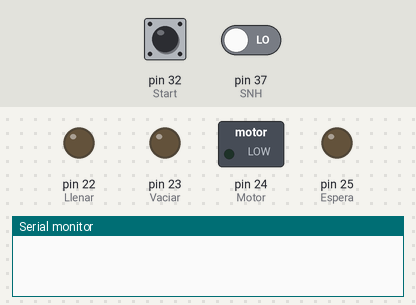
A sketch run on a simulated Arduino Mega 2560, built with avr-gcc and run on an emulated ATmega2560. Shown: switched loads named in the sketch (green lamp = pin HIGH), output pins drawn as LEDs (lit = HIGH), the last lines printed to the serial monitor. The inputs (shaded band) are chosen by the test bench; at power-on: pin 32 (Start) LOW, pin 37 (SNH) LOW.

Above: at 1.2 s.
1.3 s: pin 32 (Start) pulled HIGH for 0.15 s
At 1.8 s:
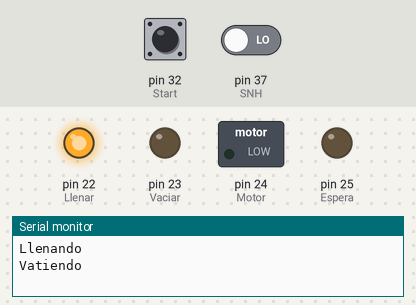
At 3.7 s:
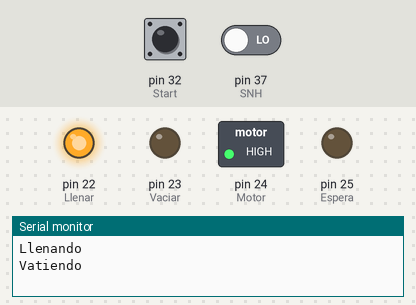
Timing chart, 0 to 10.4 s (numbered marks = the images above; inputs shaded):
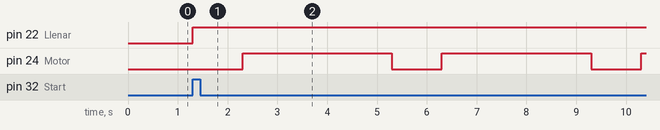

Measured:
- after the input at 1.3 s, pin 22 (Llenar): LOW → HIGH at once; pin 24 (Motor): alternates HIGH for 3.0 s and LOW for 1.0 s, starting after 1.0 s

The sketch:

sketch_mar01d.ino
```cpp
#define SNH 37
#define SNL 36
#define Start 32
#define Vaciar  23
#define Llenar 22
#define Motor 24
#define Espera 25

int ciclo = 0;

void setup() {
  pinMode (SNH, INPUT);
  pinMode (SNL, INPUT);
  pinMode (Start, INPUT);
  pinMode (Vaciar, OUTPUT);
  pinMode (Llenar, OUTPUT);
  pinMode (Motor, OUTPUT);
  pinMode (Espera, OUTPUT);

  digitalWrite(Motor, LOW);
  digitalWrite(Espera, LOW);
  digitalWrite(Llenar, LOW);
  digitalWrite(Vaciar, LOW);

  Serial.begin(9600);
}

void vatiendo(){

}
void llenar() {

  while (digitalRead(SNH) == LOW) {
   Serial.println ("Llenando");
    digitalWrite(Vaciar, LOW);
    digitalWrite(Llenar, HIGH);

    while (ciclo <= 5) {
      Serial.println ("Vatiendo");
      digitalWrite(Motor, LOW);
      delay (1000);
      digitalWrite(Motor, HIGH);
      delay (3000);
      digitalWrite(Motor, LOW);
      Serial.println(ciclo);
      ciclo++;
    }
  }
}

void vaciar() {
  Serial.println ("Vaciando");
  digitalWrite(Llenar, LOW);
  digitalWrite(Vaciar, HIGH);

  while (digitalRead(SNL) == HIGH) {
    digitalWrite(Espera, HIGH);
    Serial.println ("ESPERA");
  }
}
void loop() {

  if (digitalRead(Start) == HIGH) {
    llenar();
    ciclo = 0;
    vaciar();
  }
}
```
